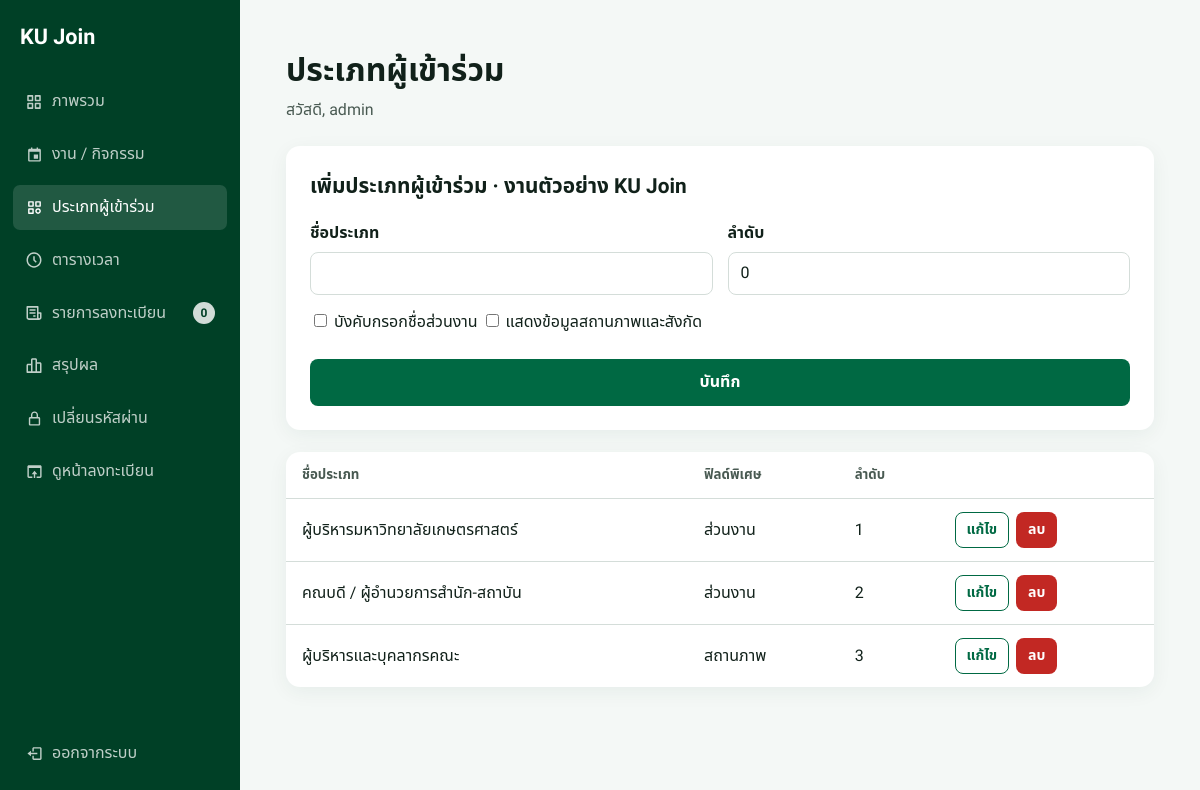
The app's page /admin/participant_types.php (signed in) with its own data.
### tables this page shows
CREATE TABLE events (id INT AUTO_INCREMENT PRIMARY KEY,name VARCHAR(255) NOT NULL,slug VARCHAR(100) NOT NULL UNIQUE,event_date DATE NOT NULL,location VARCHAR(255) NULL,is_active BOOLEAN NOT NULL DEFAULT TRUE,created_at TIMESTAMP DEFAULT CURRENT_TIMESTAMP);

CREATE TABLE participant_types (id INT AUTO_INCREMENT PRIMARY KEY,event_id INT NOT NULL,name VARCHAR(255) NOT NULL,requires_org_name BOOLEAN NOT NULL DEFAULT FALSE,requires_status_field BOOLEAN NOT NULL DEFAULT FALSE,sort_order INT NOT NULL DEFAULT 0,CONSTRAINT fk_type_event FOREIGN KEY(event_id) REFERENCES events(id) ON DELETE CASCADE);

### includes/functions.php (called while the page is built, shortened)
<?php
function e(?string $value): string
{
    return htmlspecialchars((string) $value, ENT_QUOTES, 'UTF-8');
}
function active_event(PDO $pdo): ?array
{
    $stmt = $pdo->query('SELECT * FROM events WHERE is_active = 1 ORDER BY event_date ASC, id DESC LIMIT 1');
    return $stmt->fetch() ?: null;
}

### admin/participant_types.php (the view)
<?php require __DIR__.'/../config/db.php';require __DIR__.'/../includes/functions.php';require_admin();$event=active_event($pdo);if(!$event){flash('error','กรุณาสร้างและเปิดใช้งานงานก่อน');header('Location: events.php');exit;}if($_SERVER['REQUEST_METHOD']==='POST'){verify_csrf();$action=$_POST['action']??'';if($action==='save'){$id=filter_input(INPUT_POST,'id',FILTER_VALIDATE_INT);$name=trim($_POST['name']??'');if($name!==''){$v=[$name,isset($_POST['requires_org_name'])?1:0,isset($_POST['requires_status_field'])?1:0,(int)($_POST['sort_order']??0)];if($id){$v[]=$id;$q='UPDATE participant_types SET name=?,requires_org_name=?,requires_status_field=?,sort_order=? WHERE id=? AND event_id=?';$v[]=$event['id'];}else{$q='INSERT INTO participant_types(name,requires_org_name,requires_status_field,sort_order,event_id) VALUES(?,?,?,?,?)';$v[]=$event['id'];}$pdo->prepare($q)->execute($v);flash('success','บันทึกประเภทเรียบร้อย');}}elseif($action==='delete'&&($id=filter_input(INPUT_POST,'id',FILTER_VALIDATE_INT))){$pdo->prepare('DELETE FROM participant_types WHERE id=? AND event_id=?')->execute([$id,$event['id']]);flash('success','ลบประเภทเรียบร้อย');}header('Location: participant_types.php');exit;}$edit=null;if($id=filter_input(INPUT_GET,'edit',FILTER_VALIDATE_INT)){$q=$pdo->prepare('SELECT * FROM participant_types WHERE id=? AND event_id=?');$q->execute([$id,$event['id']]);$edit=$q->fetch();}$q=$pdo->prepare('SELECT * FROM participant_types WHERE event_id=? ORDER BY sort_order,id');$q->execute([$event['id']]);$rows=$q->fetchAll();$adminTitle='ประเภทผู้เข้าร่วม';$adminPage='types';require __DIR__.'/header.php'; ?>
<div class="admin-panel"><h2><?= $edit?'แก้ไขประเภท':'เพิ่มประเภทผู้เข้าร่วม'?> · <?=e($event['name'])?></h2><form method="post"><input type="hidden" name="csrf_token" value="<?=e(csrf_token())?>"><input type="hidden" name="action" value="save"><input type="hidden" name="id" value="<?= (int)($edit['id']??0)?>"><div class="field-grid"><div class="field"><label class="field-label">ชื่อประเภท</label><input class="input" name="name" required value="<?=e($edit['name']??'')?>"></div><div class="field"><label class="field-label">ลำดับ</label><input class="input" type="number" name="sort_order" value="<?=e((string)($edit['sort_order']??0))?>"></div></div><label><input type="checkbox" name="requires_org_name" <?=($edit['requires_org_name']??false)?'checked':''?>> บังคับกรอกชื่อส่วนงาน</label> <label><input type="checkbox" name="requires_status_field" <?=($edit['requires_status_field']??false)?'checked':''?>> แสดงข้อมูลสถานภาพและสังกัด</label><div class="actions"><button class="button button-primary">บันทึก</button><?php if($edit):?><a class="button button-outline" href="participant_types.php">ยกเลิก</a><?php endif;?></div></form></div><div class="table-wrap"><table class="data-table"><thead><tr><th>ชื่อประเภท</th><th>ฟิลด์พิเศษ</th><th>ลำดับ</th><th></th></tr></thead><tbody><?php foreach($rows as $r):?><tr><td><?=e($r['name'])?></td><td><?= $r['requires_org_name']?'ส่วนงาน ':''?><?= $r['requires_status_field']?'สถานภาพ':''?></td><td><?=$r['sort_order']?></td><td><div class="inline-form"><a class="button button-outline button-small" href="?edit=<?=$r['id']?>">แก้ไข</a><form method="post" onsubmit="return confirm('ลบประเภทนี้หรือไม่?')"><input type="hidden" name="csrf_token" value="<?=e(csrf_token())?>"><input type="hidden" name="action" value="delete"><input type="hidden" name="id" value="<?=$r['id']?>"><button class="button button-danger button-small">ลบ</button></form></div></td></tr><?php endforeach;?></tbody></table></div><?php require __DIR__.'/footer.php';

### assets/css/style.css (style rules this page uses)
:root { --green: oklch(0.45 0.12 164); --green-dark: oklch(0.32 0.09 164); --green-bright: oklch(0.59 0.11 164); --gold: oklch(0.78 0.16 86); --bg: oklch(0.97 0.006 164); --surface: oklch(1 0 0); --ink: oklch(0.23 0.025 164); --muted: oklch(0.45 0.025 164); --line: oklch(0.89 0.012 164); --danger: oklch(0.53 0.19 28); --radius: 14px; }
* { box-sizing: border-box; }
html { min-height: 100%; background: var(--bg); }
body { display: flex; flex-direction: column; min-height: 100vh; min-height: 100dvh; margin: 0; color: var(--ink); background: var(--bg); font-family: "IBM Plex Sans Thai", system-ui, sans-serif; font-size: 16px; line-height: 1.55; }
a { color: inherit; text-decoration: none; }
button, input, select { font: inherit; }
.field-label { display: block; margin-bottom: 7px; font-weight: 600; }
.input, .select { width: 100%; min-height: 42px; padding: 8px 12px; border: 1px solid var(--line); border-radius: 8px; color: var(--ink); background: white; outline: none; transition: border-color .18s ease, box-shadow .18s ease; }
.input::placeholder { color: oklch(.53 .02 164); }
.field-grid { display: grid; grid-template-columns: repeat(2, 1fr); gap: 15px; }
.field { margin-bottom: 15px; }
.actions { display: flex; gap: 10px; margin-top: 24px; }
.button { min-height: 46px; padding: 10px 20px; display: inline-flex; align-items: center; justify-content: center; gap: 8px; border: 1px solid transparent; border-radius: 8px; cursor: pointer; font-weight: 700; transition: transform .15s ease, background .15s ease, opacity .15s ease; }
.button-primary { flex: 1; color: white; background: var(--green); }
.button-outline { color: var(--green); background: white; border-color: var(--green); }
.button-danger { color: white; background: var(--danger); }
.button-small { min-height: 35px; padding: 6px 11px; font-size: .88rem; }
.table-wrap { overflow-x: auto; border-radius: var(--radius); background: white; box-shadow: 0 5px 20px rgb(8 61 48 / .06); }
.data-table { width: 100%; border-collapse: collapse; }
.data-table th, .data-table td { padding: 13px 16px; text-align: left; border-bottom: 1px solid var(--line); white-space: nowrap; }
.data-table th { color: var(--muted); font-size: .83rem; }
.data-table tr:last-child td { border: 0; }
.admin-body { display: block; min-height: 100vh; min-height: 100dvh; background: oklch(.975 .004 164); }
.admin-panel { margin-bottom: 22px; padding: 24px; border-radius: var(--radius); background: white; box-shadow: 0 5px 20px rgb(8 61 48 / .06); }
.admin-panel h2 { margin: 0 0 18px; font-family: Kanit, sans-serif; font-size: 1.3rem; }
.inline-form { display: flex; gap: 7px; align-items: center; }
.inline-form form { display: inline; }
body, button, input, select, textarea { font-family: Sarabun, "Noto Sans Thai", -apple-system, sans-serif; }
.brand, .hero h1, .list-page-header h1, .summary-card b, .admin-top h1, .admin-panel h2, .admin-stat b, .login-card h1 { font-family: Sarabun, "Noto Sans Thai", -apple-system, sans-serif; }

### records on screen
events: name "งานตัวอย่าง KU Join"
participant_types: name "ผู้บริหารมหาวิทยาลัยเกษตรศาสตร์", requires_org_name "ส่วนงาน", sort_order "1"
participant_types: name "คณบดี / ผู้อำนวยการสำนัก-สถาบัน", requires_org_name "ส่วนงาน", sort_order "2"
participant_types: name "ผู้บริหารและบุคลากรคณะ", requires_status_field "สถานภาพ", sort_order "3"

### other values on screen
$item['label'] "ภาพรวม"
$item['label'] "งาน / กิจกรรม"
$item['label'] "ประเภทผู้เข้าร่วม"
$item['label'] "ตารางเวลา"
$item['label'] "รายการลงทะเบียน"
$item['count'] "0"
$adminTitle "ประเภทผู้เข้าร่วม"
$_SESSION['admin_username'] "admin"
